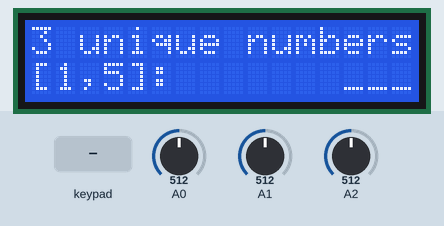
Simulated run of this sketch. Board: Arduino Uno, built with avr-gcc and run on an emulated ATmega328P. Parts: 16×2 character LCD. The inputs (shaded band) are chosen by the test bench; at power-on: A0 = 512, A1 = 512, A2 = 512.

Above: at 2.2 s.
2.3 s: keypad keys 1 1 1 2 1 3 pressed 0.4 s apart
At 3.0 s:
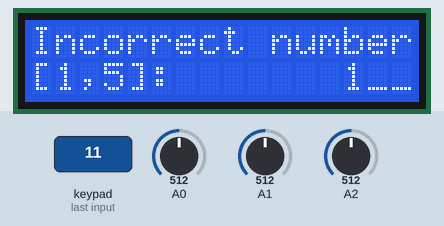
6.2 s: A0 set to 716
At 7.0 s:
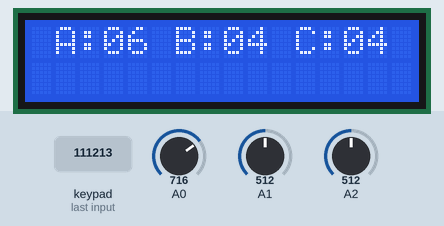
7.7 s: A1 set to 716
At 8.7 s:
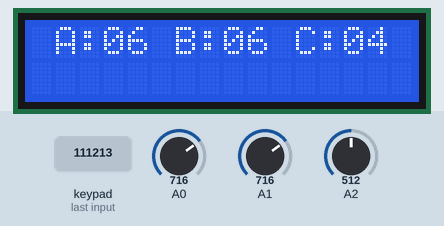
9.2 s: A2 set to 716
At 10.4 s:
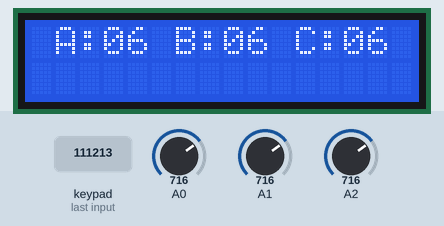
10.8 s: key '1' pressed
At 12.0 s:
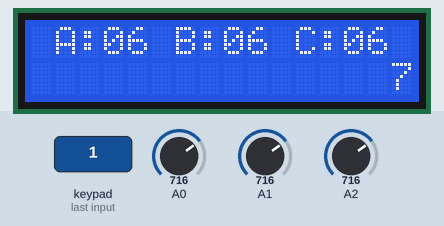
12.3 s: key '2' pressed
At 13.7 s:
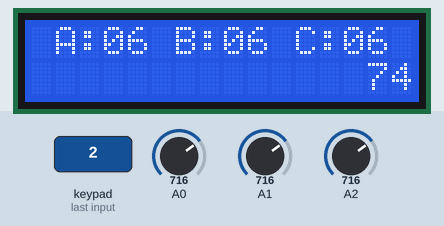
Timing chart, 0 to 14.9 s (numbered marks = the images above; inputs shaded):
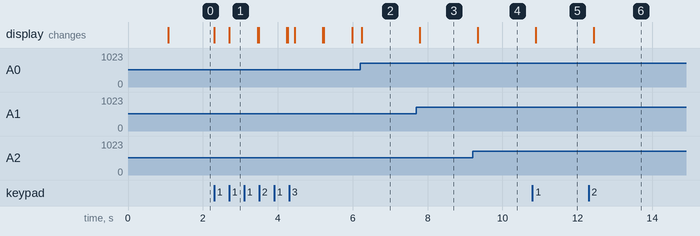

Measured:
- after the input at 2.3 s, the display: first changes at once (image 1 shows a later state)
- after the input at 6.2 s, the display: changes at once (image 2)
- after the input at 7.7 s, the display: changes after 0.09 s (image 3)
- after the input at 9.2 s, the display: changes after 0.14 s (image 4)
- after the input at 10.8 s, the display: changes after 0.08 s (image 5)
- after the input at 12.3 s, the display: changes after 0.13 s (image 6)

The sketch:

main.ino
```cpp
#include <LiquidCrystal.h>
#include <Keypad.h>


// -------------------------------------------------------
// ------------------------ SETUP ------------------------
// LCD setup
LiquidCrystal lcd(2, 3, 4, 5, 6, 7);

// array setup
#define BUFFER_ARRAY_SIZE 500 // amount of digits that are stored in memory
char enc_data[BUFFER_ARRAY_SIZE]; // array containing <BUFFER_ARRAY_SIZE> last characters

// keyboard setup
const byte ROWS = 4;
const byte COLS = 3;

byte row_pins[ROWS] = {1, 8, 9, 10};
byte col_pins[COLS] = {11, 12, 13};

char keys[ROWS][COLS] = {
  {'1', '2', '3'},
  {'4', '5', '6'},
  {'7', '8', '9'},
  {'*', '0', '#'}
};

Keypad keyboard = Keypad(makeKeymap(keys), row_pins, col_pins, ROWS, COLS);

void setup() {
  // initialize LCD
  lcd.begin(16, 2);
  // initialize array with blank characters
  char placeholder_ = ' ';
  for (int i = 0; i < BUFFER_ARRAY_SIZE; i++) {
    enc_data[i] = placeholder_;
  }
  lcd.setCursor(4, 0);
  lcd.print("Welcome!");
  delay(1000);
  lcd.clear();
}

// ------------------------------------------------------------
// ------------------------ ENCRYPTION ------------------------
#define ROTOR_SIZE 10
const int rotor[6][ROTOR_SIZE][2] = {
  {{0, 5}, {1, 8}, {2, 3}, {3, 2}, {4, 7}, {5, 0}, {6, 9}, {7, 4}, {8, 1}, {9, 6}},
  {{0, 5}, {1, 8}, {2, 3}, {3, 7}, {4, 9}, {5, 0}, {6, 2}, {7, 4}, {8, 1}, {9, 6}},
  {{0, 8}, {1, 2}, {2, 6}, {3, 9}, {4, 3}, {5, 4}, {6, 7}, {7, 1}, {8, 0}, {9, 5}},
  {{0, 1}, {1, 0}, {2, 8}, {3, 5}, {4, 3}, {5, 2}, {6, 7}, {7, 9}, {8, 6}, {9, 4}},
  {{0, 9}, {1, 3}, {2, 0}, {3, 5}, {4, 1}, {5, 6}, {6, 8}, {7, 4}, {8, 7}, {9, 2}},
  {{0, 7}, {1, 8}, {2, 0}, {3, 6}, {4, 3}, {5, 2}, {6, 5}, {7, 4}, {8, 9}, {9, 1}}
};
/*
 * move value according to rotors
 */
int rotate(int rotNo, int input, int shift, int mode) {
  if (mode == 1) {
    input = (input + shift) % ROTOR_SIZE;
    return rotor[rotNo][input][1];
  } else {
    for (int i = 0; i < ROTOR_SIZE; i++) {
      if (input == rotor[rotNo][i][1]) {
        int output = (rotor[rotNo][i][0] - shift);
        while (output < 0)
          output = ROTOR_SIZE + output;
        output = output % ROTOR_SIZE;
        return output;
      }
    }
  }
}
/*
 * reverse the path of return
 */
int reverse(int input) {
  input = (input) % ROTOR_SIZE;
  return rotor[0][input][1];
}
/*
 * change value
 */
char crypt(char x, int a, int b, int c, int rot_arr[]) {
  int in = (x - 48); // ASCII offset
  //encrypt data
  in = rotate(rot_arr[0], in, a, 1);
  in = rotate(rot_arr[1], in, b, 1);
  in = rotate(rot_arr[2], in, c, 1);
  in = reverse(in);
  in = rotate(rot_arr[2], in, c, 0);
  in = rotate(rot_arr[1], in, b, 0);
  in = rotate(rot_arr[0], in, a, 0);
  return char(in + 48); // ASCII offset
}

// ------------------------------------------------------
// ------------------------ MAIN ------------------------
// initialize potentiometer variables
int pot_A = 0; int val_A = 0;
int pot_B = 0; int val_B = 0;
int pot_C = 0; int val_C = 0;

int display_boundry_low = 0;
int display_boundry_high = 16;

void mainFun(int mode[]) {

  // display key
  lcd.setCursor(1, 0);
  lcd.print("A:");

  lcd.setCursor(6, 0);
  lcd.print("B:");

  lcd.setCursor(11, 0);
  lcd.print("C:");

  pot_A = analogRead(A0);
  val_A = map(pot_A, 0, 1021, 0, 9);
  if (val_A < 10) {
    lcd.setCursor(3, 0);
    lcd.print("0");
    lcd.setCursor(4, 0);
  }
  else
    lcd.setCursor(3, 0);
  lcd.print(val_A);

  pot_B = analogRead(A1);
  val_B = map(pot_B, 0, 1021, 0, 9);
  if (val_B < 10) {
    lcd.setCursor(8, 0);
    lcd.print("0");
    lcd.setCursor(9, 0);
  }
  else
    lcd.setCursor(8, 0);
  lcd.print(val_B);

  pot_C = analogRead(A2);
  val_C = map(pot_C, 0, 1021, 0, 9);
  if (val_C < 10) {
    lcd.setCursor(13, 0);
    lcd.print("0");
    lcd.setCursor(14, 0);
  }
  else
    lcd.setCursor(13, 0);
  lcd.print(val_C);
  delay(250);

  // get input from keyboard
  char digit = keyboard.getKey();
  if (digit) {
    if (digit == '*' || digit == '#') { // shift last inputs
      switch (digit) {
        case '*':
          if (display_boundry_high > BUFFER_ARRAY_SIZE - 1) {
            break;
          } else {
            display_boundry_low++;
            display_boundry_high++;
          }
          break;
        case '#':
          if (display_boundry_low < 1) {
            break;
          } else {
            display_boundry_low--;
            display_boundry_high--;
          }
          break;
      }
    } else {
      // reset digits' shifting
      display_boundry_low = 0;
      display_boundry_high = 16;
      // move digits in array and add newest at index 0
      for (int k = BUFFER_ARRAY_SIZE - 2; k >= 0; k--) {
        int l = k;
        enc_data[l + 1] = enc_data[k];
      }
      enc_data[0] = crypt(digit, val_A, val_B, val_C, mode);
    }
  }

  // display encrypted data
  int j = 15;
  for (int i = display_boundry_low; i < display_boundry_high; i++) {
    lcd.setCursor(j, 1);
    int num = lcd.print(enc_data[i]);
    j--;
  }
}

// ------------------------------------------------------
// ------------------------ LOOP ------------------------
bool flag = false;
int mode[] = {0, 0, 0};
int digit_counter = 0;
bool is_setup_complete = false;

void loop() {
  if (!is_setup_complete) {
    lcd.setCursor(0, 0);
    lcd.print("3 unique numbers");
    lcd.setCursor(0, 1);
    lcd.print("[1,5]:");
    char digit = keyboard.getKey();

    if (digit) {
      if (digit == '1' || digit == '2' || digit == '3' || digit == '4' || digit == '5') {
        // check if unique numbers
        if (((int(digit) - 48) != mode[0]) && ((int(digit) - 48) != mode[1]) && ((int(digit) - 48) != mode[2])) {
          mode[digit_counter] = int(digit) - 48; // ASCII offset
          digit_counter++;
        } else {
          // if not unique -> print error
          lcd.setCursor(0, 0);
          lcd.print("Incorrect number");
          delay(750);
        }
      } else {
          // if number out of range -> print error
          lcd.setCursor(0, 0);
          lcd.print("Incorrect number");
          delay(750);
        }
    }
    int j = 13;
    for (int i = 0; i < 3; i++) {
      lcd.setCursor(j, 1);
      if (mode[i] == 0) lcd.print("_");
      else lcd.print(mode[i]);
      j++;
    }
    if (digit_counter > 2)
      flag = true;

    if (flag == true) {
      delay(750);
      lcd.clear();
      // if rotors not chosen -> set default values
      if (mode[0] == 0 || mode[1] == 0 || mode[2] == 0)
        mode[0] = 1,
                  mode[1] = 2,
                            mode[2] = 3;
      is_setup_complete = true;
    }
  } else {
    mainFun(mode);
  }
}
```
